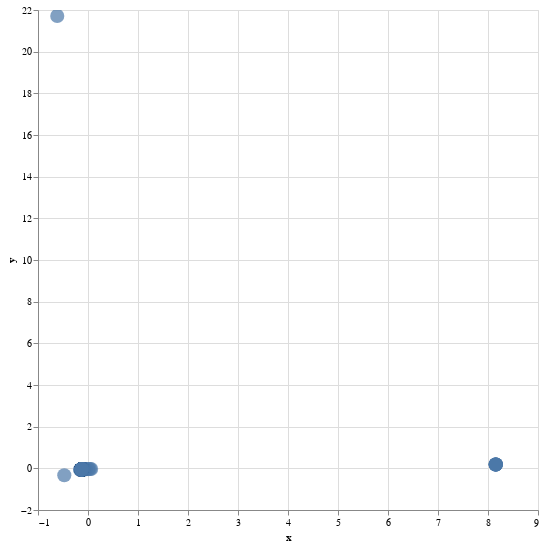

This figure's notebook cell:
### Code cell
alt.Chart(data[:]).mark_circle(size=200).encode(
    x="x", y="y",# color='Category',
    tooltip=['institution']
    ).interactive().properties(
    width=500,
    height=500
)

### Figure 1 — Vega-Lite specification as saved in the notebook (floating-point values rounded to 4 significant figures; data arrays with more than 128 entries replaced by an {"elided": "..."} marker saying what was removed)
{"config": {"view": {"continuousWidth": 300, "continuousHeight": 300}}, "data": {"name": "data-d80e2052b3458e962bda965ad7893816"}, "mark": {"type": "circle", "size": 200}, "encoding": {"tooltip": [{"field": "institution", "type": "nominal"}], "x": {"field": "x", "type": "quantitative"}, "y": {"field": "y", "type": "quantitative"}}, "height": 500, "params": [{"name": "param_3", "select": {"type": "interval", "encodings": ["x", "y"]}, "bind": "scales"}], "width": 500, "$schema": "https://vega.github.io/schema/vega-lite/v5.20.1.json", "datasets": {"data-d80e2052b3458e962bda965ad7893816": {"elided": "474 records"}}}
